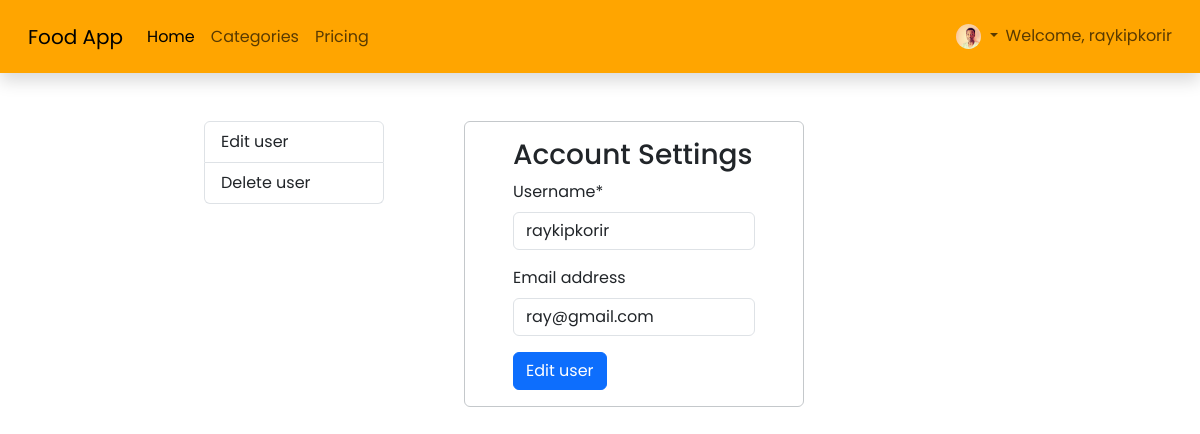
/edit-user/ (signed in), run on the app's committed database.
### users/models.py (models this page shows, shortened)
class User(AbstractBaseUser, PermissionsMixin):
    username_validator = UnicodeUsernameValidator()
    username = models.CharField(
        max_length=150,
        unique=True,
        validators=[username_validator],
        error_messages={
            'unique': "A user with that username already exists.",
        },
    )
    email = models.EmailField('email address', blank=True, unique=True)
    is_staff = models.BooleanField(
        'staff status',
        default=False,
        help_text="Designates whether the user can log into this admin site.",
    )
    is_active = models.BooleanField(
        'active',
        default=True,
        help_text=
            'Designates whether this user should be treated as active. '
            'Unselect this instead of deleting accounts.'
        ,
    )
    date_joined = models.DateTimeField(default=timezone.now)
    objects = UserManager()
    EMAIL_FIELD = 'email'
    USERNAME_FIELD = 'username'
    REQUIRED_FIELDS = ['email']

class UserProfile(models.Model):
    bio = models.TextField(blank=True)
    profile_pic = models.ImageField(upload_to="profile_pics", blank=True, null=True)
    location = models.CharField(max_length=200, blank=True)
    twitter = models.URLField(blank=True)
    user = models.OneToOneField(User, on_delete=models.CASCADE)

### users/views.py (the view)
# urls.py: path("edit-user/", views.edit_user, name="edit_user"),
@login_required()
def edit_user(request):
    user = User.objects.get(username=request.user.username)
    form = UserUpdateForm(instance=user)
    if request.method == "POST":
        form = UserUpdateForm(request.POST, instance=user)
        if form.is_valid():
            form.save()
            messages.success(request, "User updated successfully")
            return redirect("edit_user")
    return render(request, "users/edit_user.html", {"form": form})

### users/forms.py
class UserUpdateForm(forms.ModelForm):
    class Meta:
        model = User
        fields = ("username", "email")

### users/templates/users/edit_user.html (shortened to what this page needs)
{% extends 'users/settings.html' %}
{% load crispy_forms_tags %}
{% block settings-form %}
{{ block.super }}
<form action="" method="post">
    {{ form|crispy }}
    <button type="submit" class="btn btn-primary">Edit user</button>
</form>
{% endblock settings-form %}

### templates/navbar.html (shortened to what this page needs)
{% load static %}
<nav class="navbar navbar-expand-lg  sticky-top shadow p-3" style="background-color: orange;" >
    <div class="container-fluid">
      <a class="navbar-brand" href="{% url 'foods' %}">Food App</a>
      <div class="collapse navbar-collapse" id="navbarNav">
        <ul class="navbar-nav me-auto mb-2 mb-lg-0">
          <li class="nav-item">
            <a class="nav-link active" aria-current="page" href="{% url 'foods' %}">Home</a>
          </li>
          <li class="nav-item">
            <a class="nav-link" href="#">Categories</a>
          </li>
          <li class="nav-item">
            <a class="nav-link" href="#">Pricing</a>
          </li>
        </ul>
        <ul class="navbar-nav mb-2 mb-lg-0">
          {% if user.is_authenticated %}
          <li class="nav-item dropdown">
            <a class="nav-link dropdown-toggle" href="#" role="button" data-bs-toggle="dropdown" aria-expanded="false">
              {% if user.userprofile.profile_pic %}
              <img
              src="{{ user.userprofile.profile_pic.url }}"
              alt=""
              height="25"
              width="25"
              style="border-radius: 100px"
              >
              {% endif %}
            </a>
          </li>
          <span class="navbar-text">
              Welcome, {{ user.username }}
          </span>
          {% endif %}
        </ul>
      </div>
    </div>
  </nav>

### static/css/main.css (style rules this page uses)
body { height: 100vh; font-family: 'Poppins', sans-serif !important; }

### data on the page
User: userprofile.profile_pic (picture), username "raykipkorir", email "ray@gmail.com"
